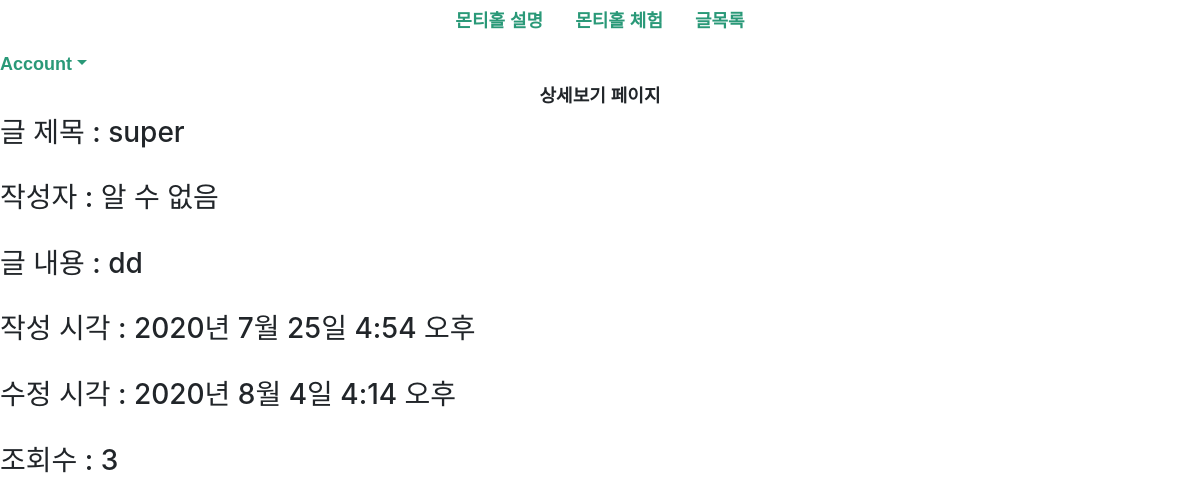
/posts/show/14, run on the app's committed database.
### posts/models.py (models this page shows)
class Post(models.Model):# user:post=1:n 이므로 n쪽에 user 작성
    title = models.CharField(max_length=50, null=False)
    content = models.TextField()
    view_count = models.IntegerField(default=0)
    user=models.ForeignKey(User, on_delete=models.CASCADE, null=True)
    created_at = models.DateTimeField(auto_now_add=True)
    updated_at = models.DateTimeField(auto_now = True)
    image=models.ImageField(upload_to='images/', null=True)

### posts/views.py (the view)
# urls.py: path('show/<int:id>', show, name="show"),
def show(request, id):
    post = Post.objects.get(pk=id)
    post.view_count+=1
    post.save()
    return render(request, 'posts/show.html', {'post': post})

### posts/templates/posts/show.html (shortened to what this page needs)
{% extends 'base.html' %}
{% block content %}
<h1>상세보기 페이지</h1>
<h3>글 제목 : {{ post.title }} </h3><br>
{% if post.user %}
    <h3>작성자 : {{ post.user }} </h3><br>
{% else %}
    <h3>작성자 : 알 수 없음 </h3><br>
{% endif %}
<h3>글 내용 : {{ post.content }} </h3><br>
<h3>작성 시각 : {{ post.created_at }} </h3><br>
<h3>수정 시각 : {{  post.updated_at }}</h3><br>
<h3>조회수 : {{  post.view_count }}</h3><br>
{% endblock %}

### montyhall/static/css/project.css (style rules this page uses)
h1 { text-align: center; font-family: 'Do Hyeon', sans-serif; font-size: large; font-weight: bolder; }

### data on the page
Post: title "super", content "dd", created_at "2020년 7월 25일 4:54 오후", updated_at "2020년 8월 4일 4:14 오후", view_count "3"
